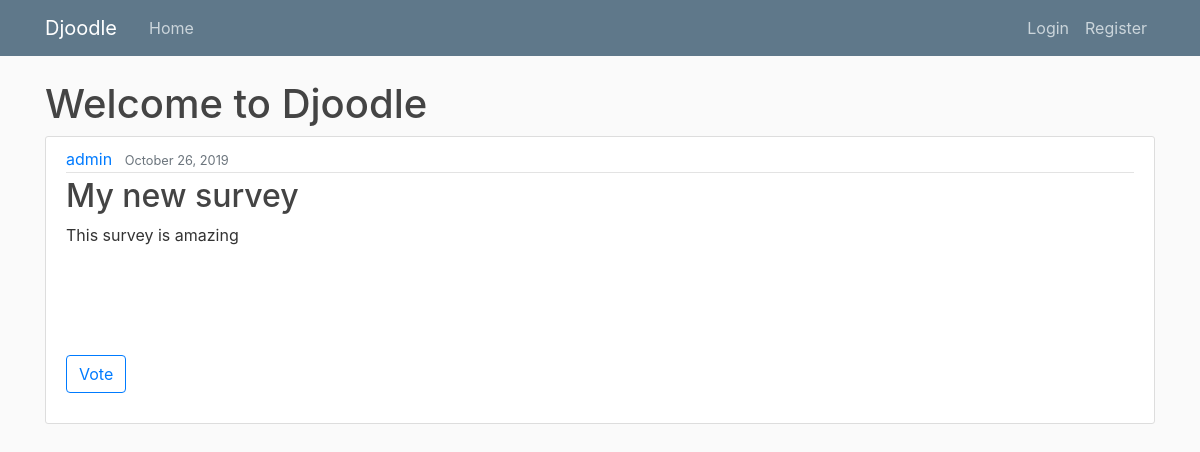
The page /survey/3/ on the database its author committed.
### survey/models.py (models this page shows, shortened)
class Survey(models.Model):
    title = models.CharField(max_length=30)
    description = models.CharField(max_length=300)
    date_created = models.DateTimeField(default=timezone.now)
    author = models.ForeignKey(User, on_delete=models.CASCADE)

### survey/views.py (the view)
# urls.py: path('survey/<int:pk>/', SurveyDetailView.as_view(), name='survey-detail'),
class SurveyDetailView(DetailView):
    model = Survey

### survey/templates/survey/survey_detail.html (shortened to what this page needs)
{% extends "survey/layout.html" %}
{% block body %}
	<h1>Welcome to Djoodle</h1>
	<article class="media content-section">
		<div class="media-body">
		<div class="article-metadata">
			<a class="mr-2" href="#">{{ object.author }}</a>
			<small class="text-muted">{{ object.date_created|date:"F d, Y" }}</small>
		</div>
		<h2 class="article-title" >{{ object.title }}</h2>
		<p class="article-content">{{ object.description }}</p>
		<ul class="article-content">
		</ul>
		<div class="form-group">
			<a class = "btn btn-outline-primary mt-1 mb-1" href='{% url 'vote-create' object.id%}'>Vote</a>
		</div>
		</div>
	</article>
{% endblock  %}

### survey/static/survey/main.css (style rules this page uses)
body { background: #fafafa; color: #333333; margin-top: 5rem; }
h1, h2, h3, h4, h5, h6 { color: #444444; }
.content-section { background: #ffffff; padding: 10px 20px; border: 1px solid #dddddd; border-radius: 3px; margin-bottom: 20px; }
.article-title { color: #444444; }
.article-content { white-space: pre-line; }
.article-metadata { padding-bottom: 1px; margin-bottom: 4px; border-bottom: 1px solid #e3e3e3 }

### rows shown on the page
Survey: author "admin", date_created "October 26, 2019", title "My new survey", description "This survey is amazing"
